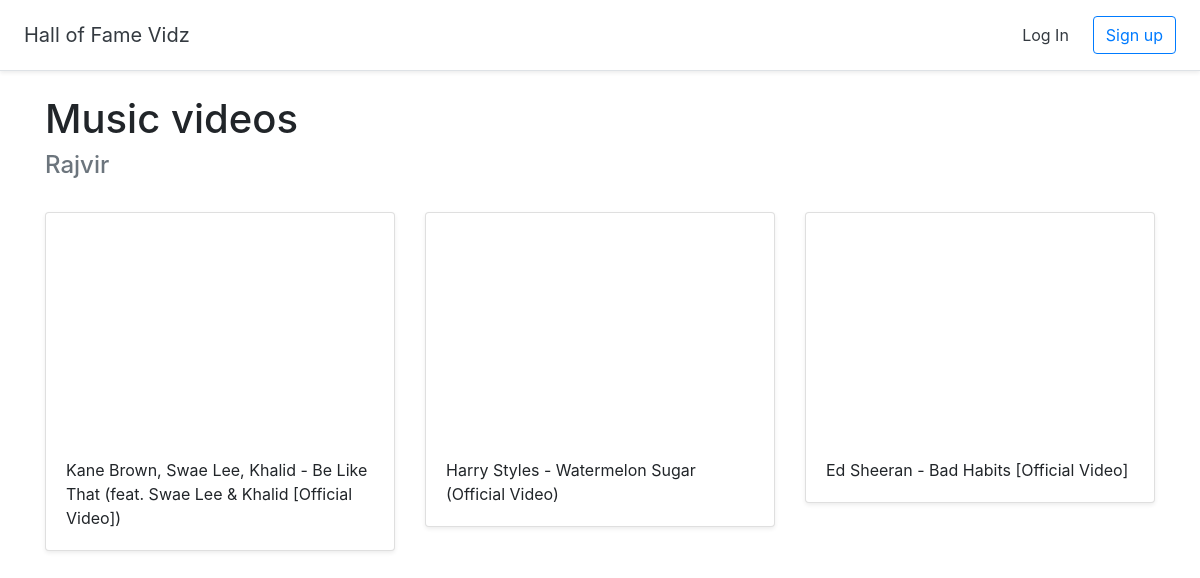
Screenshot of /halloffame/1 with the database file from the repository.
### halls/models.py (models this page shows)
class Hall(models.Model):
    title = models.CharField(max_length=255)
    user = models.ForeignKey(User, on_delete= models.CASCADE)

class Video(models.Model):
    title = models.CharField(max_length=255)
    url = models.URLField()
    youtube_id = models.CharField(max_length=255)
    hall = models.ForeignKey(Hall, on_delete=models.CASCADE)

### halls/views.py (the view)
# urls.py: path('halloffame/<int:pk>',views.DetailHall.as_view(), name = 'detail_hall'),
class DetailHall(generic.DetailView):
    model = Hall
    template_name = 'halls/detail_hall.html'

### halls/templates/halls/detail_hall.html (shortened to what this page needs)
{%extends 'base.html'%}
{%block content%}
<br>
<div class = "container">
    <h1>
        {{hall.title}}
    </h1>
    <h4 class = "text-muted">
        {{hall.user.username}}
    </h4>
        <br>
        <div class = "row">
            {%for video in hall.video_set.all%}
            <div class="col-md-4">
                <div class="card mb-4 shadow-sm">
                    <iframe width="100%" height="225" src="https://www.youtube.com/embed/{{video.youtube_id}}"
                        title="YouTube video player" frameborder="0"
                        allow="accelerometer; autoplay; clipboard-write; encrypted-media; gyroscope; picture-in-picture"
                        allowfullscreen>
                    </iframe>
                    <div class="card-body">
                        <p class="card-text">
                            {{video.title }}
                        </p>
                    </div>
                </div>
            </div>
            {%endfor%}
            </div>
</div>
{%endblock %}

### rows the page displays
Hall: title "Music videos", user.username "Rajvir"
Video: title "Kane Brown, Swae Lee, Khalid - Be Like That (feat. Swae Lee & Khalid [Official Video])"
Video: title "Harry Styles - Watermelon Sugar (Official Video)"
Video: title "Ed Sheeran - Bad Habits [Official Video]"
